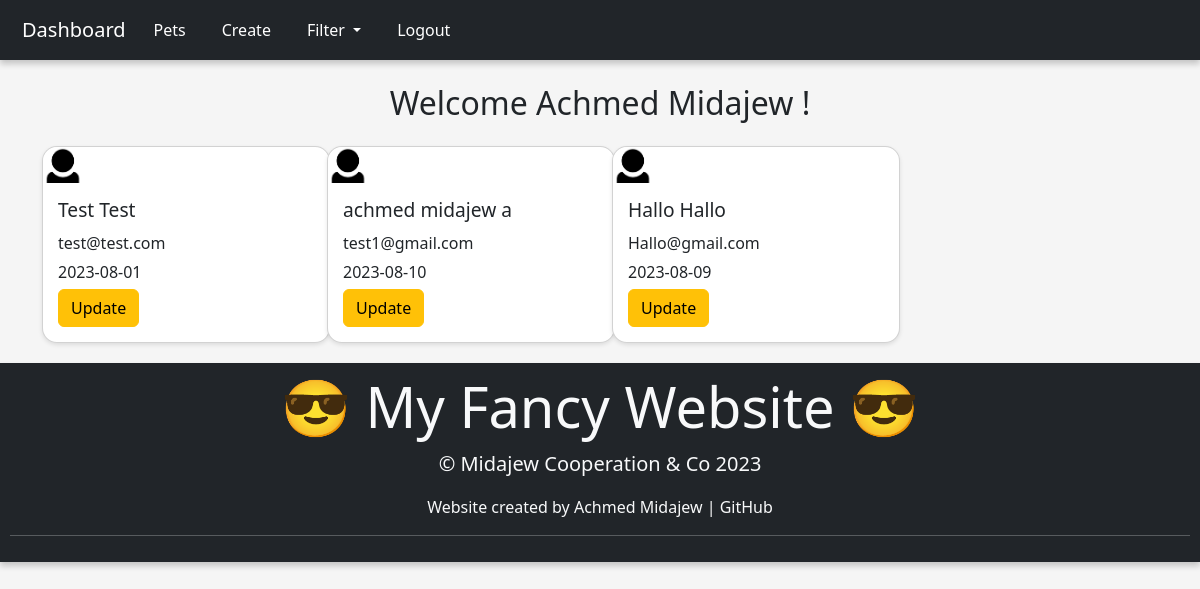
Page /dashboard.php (signed in) on the committed database.
### tables this page shows
CREATE TABLE `user` (
  `id` int(11) NOT NULL,
  `first_name` varchar(50) NOT NULL,
  `last_name` varchar(50) NOT NULL,
  `password` varchar(255) NOT NULL,
  `phone_number` int(30) NOT NULL,
  `address` varchar(100) NOT NULL,
  `date_of_birth` date DEFAULT NULL,
  `email` varchar(50) NOT NULL,
  `picture` varchar(200) DEFAULT NULL,
  `status` varchar(4) NOT NULL DEFAULT 'user'
);

### dashboard.php (the view, shortened to what this page needs)
<?php
require_once "db_connect.php";
$sql = "SELECT * FROM user WHERE id = {$_SESSION["adm"]}";
$result = mysqli_query($connect, $sql);
$row = mysqli_fetch_assoc($result);
$sqlUsers = "SELECT * FROM user WHERE status != 'adm'";
$resultUsers = mysqli_query($connect, $sqlUsers);
$layout = "";
if (mysqli_num_rows($resultUsers) > 0) {
    while ($userRow = mysqli_fetch_assoc($resultUsers)) {
        $layout .= "<div>
            <div class='card' style='width: 18rem;'>
                <img src='pictures/{$userRow["picture"]}' class='card-img-top' alt='...' style='width: 40px;'>
                <div class='card-body'>
                <h5 class='card-title'>{$userRow["first_name"]} {$userRow["last_name"]}</h5>
                <p class='card-text'>{$userRow["email"]}</p>
                <p class='card-text'>{$userRow["address"]}</p>
                <p class='card-text'>{$userRow["date_of_birth"]}</p>
                <a href='update.php?id={$userRow["id"]}' class='btn btn-warning'>Update</a>
            </div>
        </div>
      </div>";
    }
} else {
    $layout .= "No results found!";
}
?>
<!DOCTYPE html>
<html lang="en">
<head>
    <link href="https://cdn.jsdelivr.net/npm/bootstrap@5.3.0/dist/css/bootstrap.min.css" rel="stylesheet"
>
    <link rel="stylesheet" href="style.css">
</head>
<body>
    <nav class="navbar navbar-expand-lg navbar-dark bg-dark">
        <div class="container-fluid">
            <a class="navbar-brand" href="dashboard.php">Dashboard</a>
            <div class="collapse navbar-collapse" id="navbarSupportedContent">
                <ul class="navbar-nav me-auto mb-2 mb-lg-0">
                    <li class="nav-item">
                        <a class="nav-link active" aria-current="page" href="index.php">Pets</a>
                    </li>
                    <li class="nav-item">
                        <a class="nav-link active" aria-current="page" href="create.php">Create</a>
                    </li>
                    <li class="nav-item dropdown active">
                        <a class="nav-link dropdown-toggle" href="#" role="button" data-bs-toggle="dropdown"
                            aria-expanded="false">
                            Filter
                        </a>
                    </li>
                    <li class="nav-item">
                        <a class="nav-link" href="logout.php?logout">Logout</a>
                    </li>
                </ul>
            </div>
        </div>
    </nav>
    <h2 class="text-center my-4">Welcome
        <?= $row["first_name"] . " " . $row["last_name"] ?> !
    </h2>
    <div class="container">
        <div class="row row-cols-lg-4 row-cols-md-3 row-cols-sm-2 row-cols-xs-1">
            <?= $layout ?>
        </div>
    </div>
    <div class="bg-dark text-light text-center">
        <h1 class="display-4 smiley">&#128526; My Fancy Website &#128526;</h1>
        <p class="lead">&#169; Midajew Cooperation & Co 2023</p>
        <p class="text-light m-0">Website created by Achmed Midajew |
            <a class="github-link " href="https://github.com/achmed124/" target="_blank">GitHub</a>
            <hr>
        </p>
    </div>
</body>
</html>

### style.css (style rules this page uses)
body { background-color: #f5f5f5; }
.navbar { background-color: #333; color: #fff; padding: 10px; }
.navbar a { color: #fff; text-decoration: none; margin-right: 20px; }
.container { margin-top: 20px; }
.card { border-radius: 15px; box-shadow: 0 2px 4px rgba(0, 0, 0, 0.1); transition: transform 0.3s ease; }
.card-img-top { border-radius: 15px 15px 0 0; }
.card-body { padding: 15px; }
.card-title { font-size: 1.2rem; margin-bottom: 10px; }
.card-text { margin-bottom: 5px; }
.text-center { text-align: center; }
.row-cols-lg-3, .row-cols-md-3, .row-cols-sm-2, .row-cols-xs-1 { margin-bottom: 20px; }
.bg-dark { background-color: #343a40; padding: 10px; text-align: center; box-shadow: 0 4px 6px rgba(0, 0, 0, 0.2); animation: fadeInDown 1s; }
.text-light { color: #ffffff; }
.github-link { color: #f8f9fa; text-decoration: none; }
.smiley { display: inline-block; animation: bounce 2s infinite; }

### rows in the picture
user: first_name "Achmed", last_name "Midajew"
user: picture (placeholder picture), first_name "Test", last_name "Test", email "test@test.com", date_of_birth "2023-08-01"
user: picture (placeholder picture), first_name "achmed", last_name "midajew a", email "test1@gmail.com", date_of_birth "2023-08-10"
user: picture (placeholder picture), first_name "Hallo", last_name "Hallo", email "Hallo@gmail.com", date_of_birth "2023-08-09"
